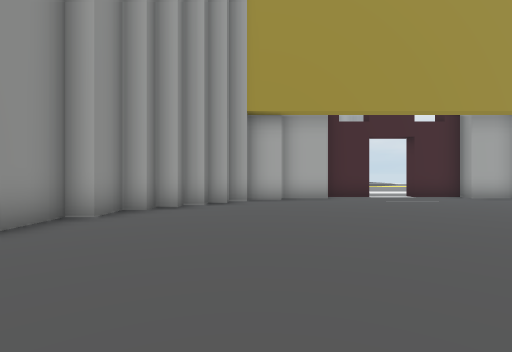
[1] (above)

12 first-person views from a walk through a 3-D level made in the Unity game engine. The camera is 1.4 m above the floor, looks level and sees 85° across. The floor is counted in squares, 2 m on a side. Each view is taken from the middle of a square. On the plan, view 1 faces up. The plan holds only what a view shows up to about 9 squares ahead; the rest is blank. The place goes on beyond the plan. The player is left out. Some animated figures are left out.

[2]
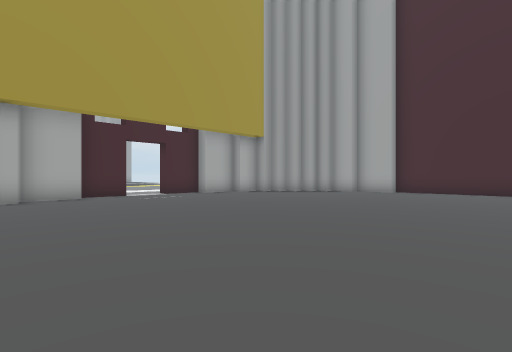

[3]
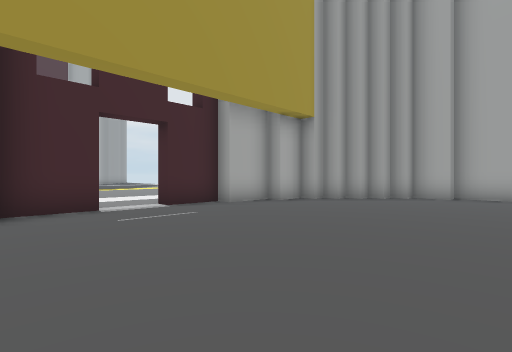

[4]
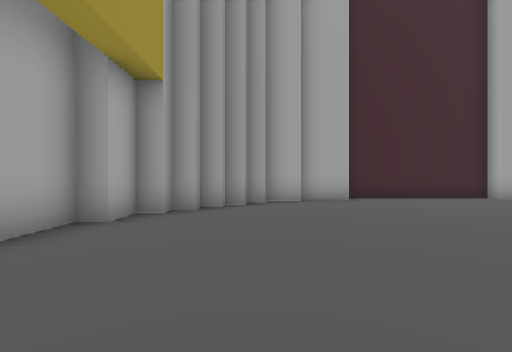

[5]
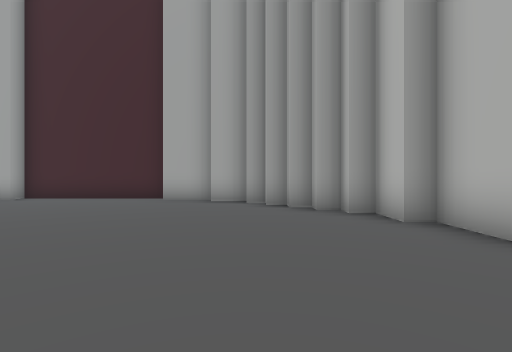

[6]
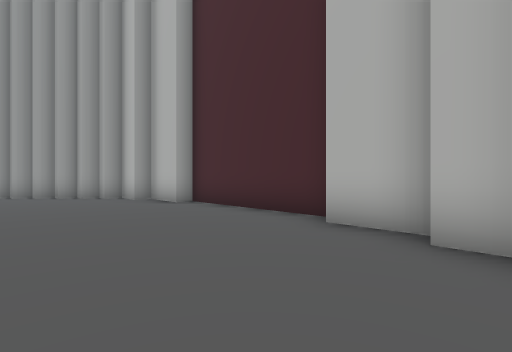

[7]
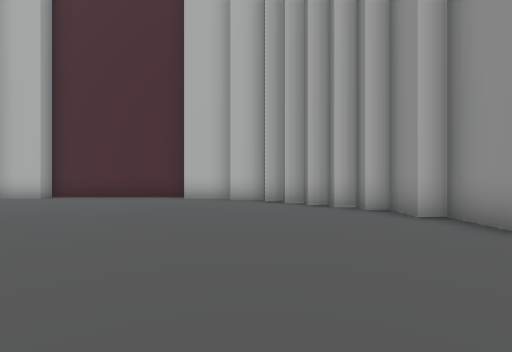

[8]
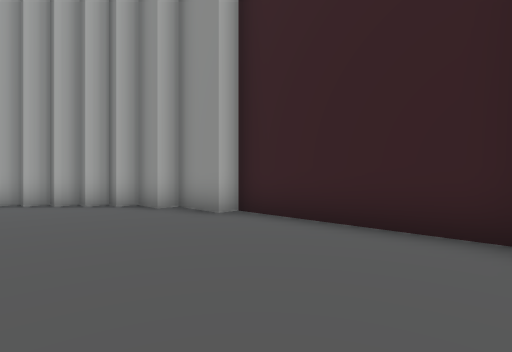

[9]
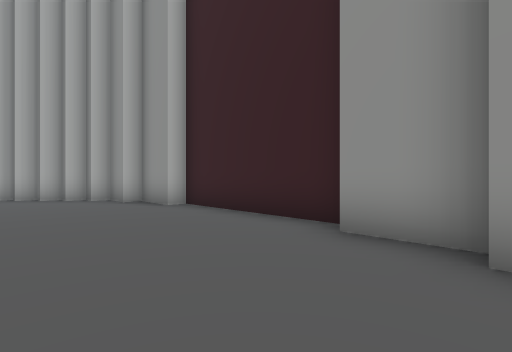

[10]
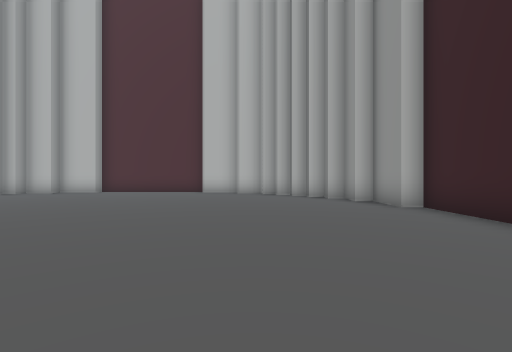

[11]
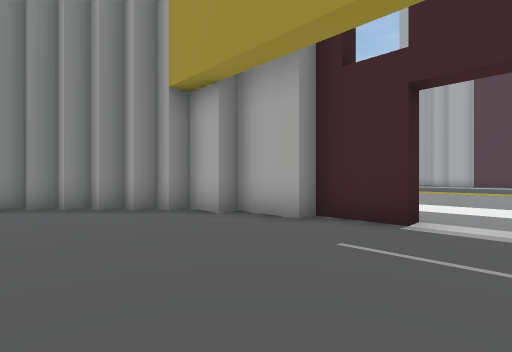

[12]
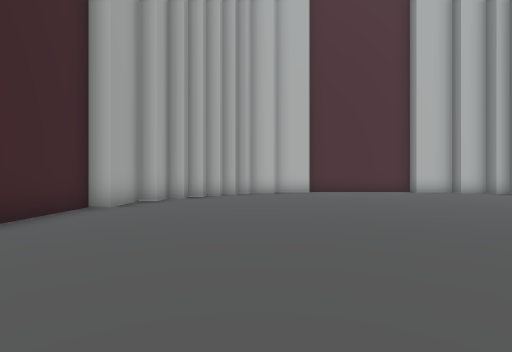

### Floor plan
Points are (right, up) in squares from view 1. A wall is a line through its corners. A room is listed if a view was taken in it or the views show most of it. See-through windows are left out.
Room 1 (views 1, 2, 3, 4, 5, 6, 7, 8, 9, 10, 11, 12)
walls: (6.7, -6.8) (8.2, -6.8) (8.2, -6.3) (9.2, -6.3) (9.2, -5.7) (9.7, -5.7) (9.7, -5.2) (10.2, -5.2) (10.2, -4.7) (10.7, -4.7) (10.7, -4.2); (11.2, -4.2) (11.2, -3.7) (11.8, -3.7) (11.8, -2.7) (12.3, -2.7) (12.3, -1.2) (12.7, -1.2) (12.7, 3.2) (12.3, 3.2) (12.3, 4.7) (11.8, 4.7) (11.8, 5.7) (11.2, 5.7) (11.2, 6.2) (10.7, 6.2) (10.7, 6.7) (10.2, 6.7) (10.2, 7.2) (9.7, 7.2) (9.7, 7.7) (9.2, 7.7) (9.2, 8.2) (8.2, 8.2) (8.2, 8.7) (6.7, 8.7) (6.7, 9.2) (5.3, 9.2); (3.8, 9.2) (2.3, 9.2) (2.3, 8.7) (0.8, 8.7) (0.8, 8.2) (-0.2, 8.2) (-0.2, 7.7) (-0.7, 7.7) (-0.7, 7.2) (-1.2, 7.2) (-1.2, 6.7) (-1.7, 6.7) (-1.7, 6.2) (-2.2, 6.2) (-2.2, 5.7) (-2.8, 5.7) (-2.8, 4.7); (2.5, -7.3) (6.7, -7.3); (0.8, -6.8) (2.2, -6.8); (-3.8, 3) (-3.8, -1.2) (-3.3, -1.2) (-3.3, -2.7) (-2.8, -2.7) (-2.8, -3.7) (-2.2, -3.7) (-2.2, -4.2) (-1.7, -4.2) (-1.7, -4.7) (-1.2, -4.7) (-1.2, -5.2) (-0.7, -5.2) (-0.7, -5.7) (-0.2, -5.7); (-0.4, -6.3) (0.8, -6.3); (-3.3, 4.7) (-3.3, 3.2)
ways out: opening at (4.5, 9)

Where each view was taken, in squares from view 1:
view 1: 0 up, 0 right, facing up
view 2: 1 down, 0 right, facing up-right
view 3: 3 up, 2 right, facing up-right
view 4: 6 up, 4 right, facing right
view 5: 4 down, 4 right, facing right
view 6: 3 down, 0 right, facing down-right
view 7: 2 up, 0 right, facing down
view 8: 3 up, 0 right, facing down-left
view 9: 5 up, 0 right, facing down-left
view 10: 5 up, 0 right, facing down
view 11: 5 up, 5 right, facing up-left
view 12: 5 up, 9 right, facing down
